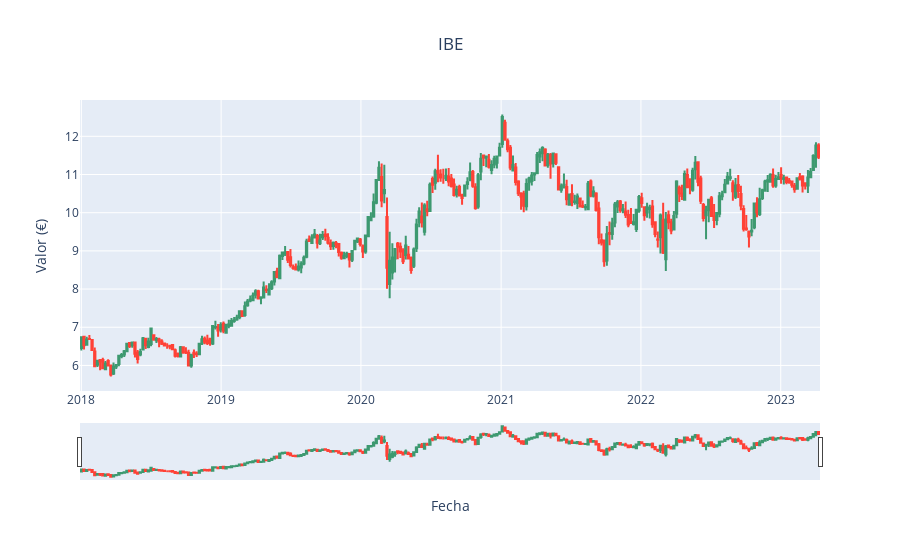

Notebook source saved alongside this figure:
### Code cell
grafico_valor("IBE", dic_valores)

### Figure 1 — Plotly figure (JSON) as saved in the notebook; plotly's stock layout.template omitted (floating-point values rounded to 4 significant figures; data arrays with more than 128 entries replaced by an {"elided": "..."} marker saying what was removed)
{"data": [{"close": {"elided": "276 float values"}, "high": {"elided": "276 float values"}, "low": {"elided": "276 float values"}, "open": {"elided": "276 float values"}, "type": "candlestick", "x": {"elided": "276 str values"}}], "layout": {"title": {"text": "IBE", "x": 0.5}, "xaxis": {"title": {"text": "Fecha"}}, "yaxis": {"title": {"text": "Valor (€)"}}}}
